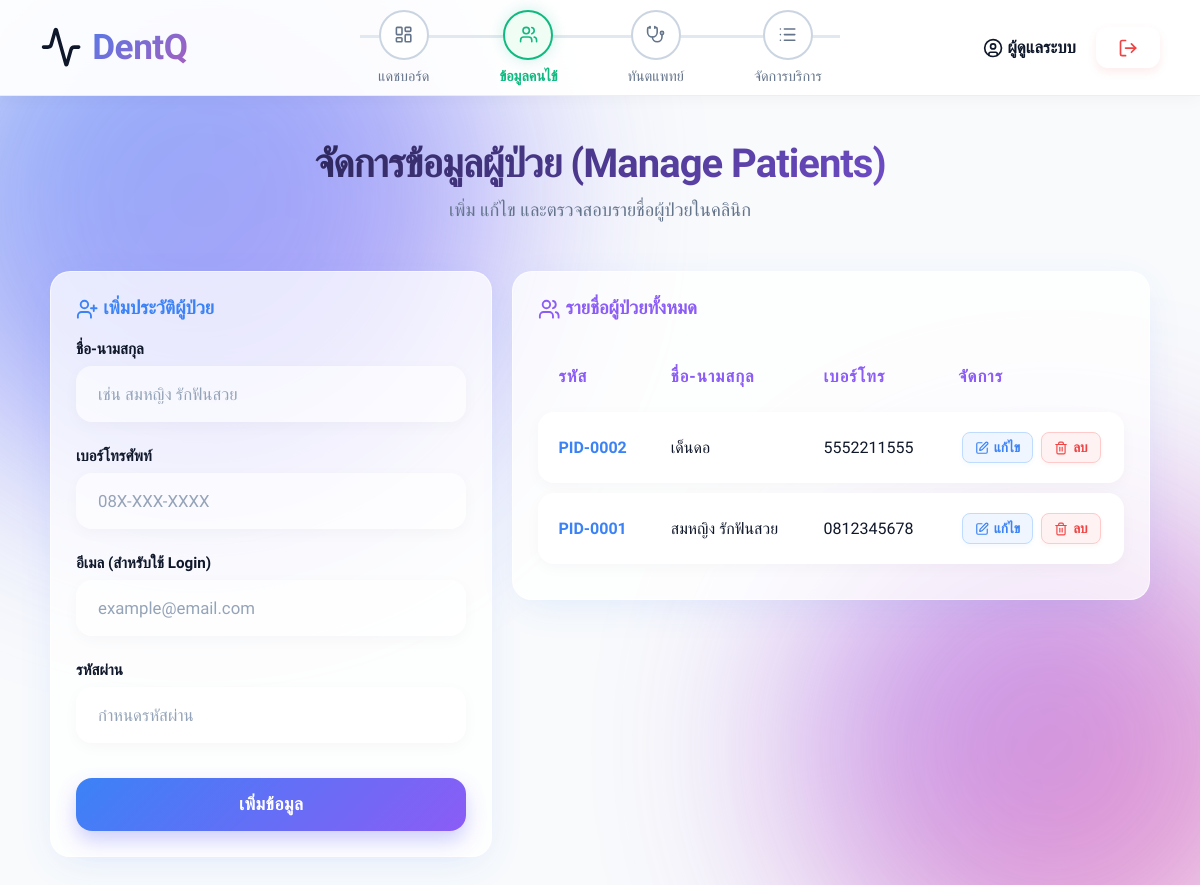
Screenshot of /patient_manage.php (signed in) with the database file from the repository.
### tables this page shows
CREATE TABLE `patient` (
  `Patient_ID` int(11) NOT NULL,
  `Name_Surname` varchar(100) NOT NULL,
  `Phone` varchar(20) DEFAULT NULL,
  `Email` varchar(100) NOT NULL,
  `Password` varchar(255) NOT NULL
);

### patient_manage.php (the view, shortened to what this page needs)
<?php
require_once '../includes/db.php';
$edit_data = null;
$result = $conn->query("SELECT * FROM Patient ORDER BY Patient_ID DESC");
include '../includes/header.php';
?>
<div class="dashboard-header">
    <h2>จัดการข้อมูลผู้ป่วย (Manage Patients)</h2>
    <p>เพิ่ม แก้ไข และตรวจสอบรายชื่อผู้ป่วยในคลินิก</p>
</div>
<div style="display: flex; gap: 20px; align-items: flex-start; max-width: 1100px; margin: 0 auto;">
    <div class="booking-container" style="flex: 1;">
        <?php if($edit_data): ?>
            <h3 style="color: var(--primary); margin-bottom: 20px;"><i data-lucide="user-pen"></i> แก้ไขข้อมูลผู้ป่วย</h3>
        <?php else: ?>
            <h3 style="color: var(--primary); margin-bottom: 20px;"><i data-lucide="user-plus"></i> เพิ่มประวัติผู้ป่วย</h3>
        <?php endif; ?>
        <form action="patient_manage.php" method="POST">
            <div class="input-group">
                <label>ชื่อ-นามสกุล</label>
                <input type="text" name="name" required placeholder="เช่น สมหญิง รักฟันสวย" value="<?php echo $edit_data ? htmlspecialchars($edit_data['Name_Surname']) : ''; ?>">
            </div>
            <div class="input-group">
                <label>เบอร์โทรศัพท์</label>
                <input type="text" name="phone" required placeholder="08X-XXX-XXXX" value="<?php echo $edit_data ? htmlspecialchars($edit_data['Phone']) : ''; ?>">
            </div>
            <div class="input-group">
                <label>อีเมล (สำหรับใช้ Login)</label>
                <input type="email" name="email" required placeholder="example@email.com" value="<?php echo $edit_data ? htmlspecialchars($edit_data['Email']) : ''; ?>">
            </div>
            <div class="input-group">
                <label>รหัสผ่าน</label>
                <input type="text" name="password" required placeholder="กำหนดรหัสผ่าน" value="<?php echo $edit_data ? htmlspecialchars($edit_data['Password']) : ''; ?>">
            </div>
            <?php if($edit_data): ?>
                <button type="submit" name="update_patient" class="btn" style="margin-top: 15px; background: linear-gradient(135deg, #10b981 0%, #059669 100%) !important;">บันทึกการแก้ไข</button>
                <a href="patient_manage.php" style="display: block; text-align: center; margin-top: 15px; color: var(--text-muted); text-decoration: none; font-weight: 500;">ยกเลิกการแก้ไข</a>
            <?php else: ?>
                <button type="submit" name="add_patient" class="btn" style="margin-top: 15px;">เพิ่มข้อมูล</button>
            <?php endif; ?>
        </form>
    </div>
    <div class="booking-container" style="flex: 1.5;">
        <h3 style="color: var(--secondary); margin-bottom: 20px;"><i data-lucide="users"></i> รายชื่อผู้ป่วยทั้งหมด</h3>
        <table style="width: 100%; border-collapse: collapse; text-align: left;">
            <thead>
                <tr style="border-bottom: 2px solid #e2e8f0; color: var(--text-muted);">
                    <th style="padding: 10px;">รหัส</th>
                    <th style="padding: 10px;">ชื่อ-นามสกุล</th>
                    <th style="padding: 10px;">เบอร์โทร</th>
                    <th style="padding: 10px;">จัดการ</th>
                </tr>
            </thead>
            <tbody>
                <?php if ($result->num_rows > 0): ?>
                    <?php while($row = $result->fetch_assoc()): ?>
                        <tr style="border-bottom: 1px solid #f1f5f9;">
                            <td style="padding: 10px; font-weight: 600; color: var(--primary);">PID-<?php echo str_pad($row['Patient_ID'], 4, '0', STR_PAD_LEFT); ?></td>
                            <td style="padding: 10px;"><?php echo htmlspecialchars($row['Name_Surname']); ?></td>
                            <td style="padding: 10px;"><?php echo htmlspecialchars($row['Phone']); ?></td>
                            <td style="padding: 10px;">
                                <div style="display: flex; justify-content: center; gap: 8px;">
                                    <a href="patient_manage.php?edit_id=<?php echo $row['Patient_ID']; ?>"
                                       title="แก้ไขข้อมูล"
                                       style="display: inline-flex; align-items: center; justify-content: center; padding: 6px 12px; background: #eff6ff; color: #3b82f6; border: 1px solid #bfdbfe; border-radius: 8px; text-decoration: none; font-size: 0.85rem; font-weight: 600; box-shadow: 0 2px 4px rgba(59,130,246,0.05);">
                                        <i data-lucide="edit" style="width: 14px; height: 14px; margin-right: 5px;"></i> แก้ไข
                                    </a>
                                    <a href="patient_manage.php?delete_id=<?php echo $row['Patient_ID']; ?>"
                                       onclick="return confirm('ยืนยันการลบข้อมูลผู้ป่วยรายนี้?');"
                                       title="ลบข้อมูล"
                                       style="display: inline-flex; align-items: center; justify-content: center; padding: 6px 12px; background: #fef2f2; color: #ef4444; border: 1px solid #fecaca; border-radius: 8px; text-decoration: none; font-size: 0.85rem; font-weight: 600; box-shadow: 0 2px 4px rgba(239,68,68,0.05);">
                                        <i data-lucide="trash-2" style="width: 14px; height: 14px; margin-right: 5px;"></i> ลบ
                                    </a>
                                </div>
                            </td>
                        </tr>
                    <?php endwhile; ?>
                <?php else: ?>
                    <tr>
                        <td colspan="4" style="padding: 15px; text-align: center; color: var(--text-muted);">ยังไม่มีข้อมูลผู้ป่วยในระบบ</td>
                    </tr>
                <?php endif; ?>
            </tbody>
        </table>
    </div>
</div>
<?php include '../includes/footer.php'; ?>

### style.css (style rules this page uses)
:root { --primary: #3b82f6; --primary-hover: #2563eb; --secondary: #8b5cf6; --accent: #ec4899; --bg-color: #f8fafc; --card-bg: rgba(255, 255, 255, 0.75); --card-border: rgba(255, 255, 255, 0.6); --text-main: #0f172a; --text-muted: #64748b; --shadow-soft: 0 10px 40px -10px rgba(59, 130, 246, 0.15); --shadow-hover: 0 20px 40px -5px rgba(139, 92, 246, 0.2); }
* { margin: 0; padding: 0; box-sizing: border-box; font-family: 'Prompt', 'Inter', sans-serif; }
.lucide { vertical-align: middle; width: 1.2em; height: 1.2em; }
body { background-color: var(--bg-color); color: var(--text-main); min-height: 100vh; display: flex; flex-direction: column; align-items: center; justify-content: center; overflow-x: hidden; position: relative; }
body::before, body::after { content: ''; position: fixed; border-radius: 50%; filter: blur(100px); z-index: -1; animation: blobMove 15s infinite alternate cubic-bezier(0.4, 0, 0.2, 1); opacity: 0.6; }
body::before { width: 600px; height: 600px; background: linear-gradient(135deg, var(--primary), var(--secondary)); top: -100px; left: -100px; }
body::after { width: 500px; height: 500px; background: linear-gradient(135deg, var(--secondary), var(--accent)); bottom: -100px; right: -100px; animation-delay: -5s; animation-duration: 20s; }
.input-group { margin-bottom: 25px; width: 100%; position: relative; }
.input-group label { display: block; margin-bottom: 8px; font-size: 0.95rem; color: var(--text-main); font-weight: 600; transition: color 0.3s; }
.input-group input, .input-group select, .input-group textarea { width: 100%; padding: 16px 20px; background: rgba(255, 255, 255, 0.6) !important; border: 2px solid transparent !important; border-radius: 16px !important; color: var(--text-main) !important; font-size: 1.05rem !important; outline: none !important; transition: all 0.3s cubic-bezier(0.4, 0, 0.2, 1) !important; box-shadow: 0 4px 15px rgba(0,0,0,0.03) !important; font-weight: 500; }
.input-group input::placeholder, .input-group textarea::placeholder { color: #94a3b8 !important; font-weight: 400; }
.btn { width: 100%; padding: 16px 24px; background: linear-gradient(135deg, var(--primary) 0%, var(--secondary) 100%) !important; color: #ffffff !important; border: none !important; border-radius: 16px !important; font-size: 1.1rem !important; font-weight: 700 !important; cursor: pointer !important; transition: all 0.3s cubic-bezier(0.4, 0, 0.2, 1) !important; box-shadow: 0 10px 20px rgba(99, 102, 241, 0.3) !important; margin-top: 10px !important; display: inline-block !important; text-align: center !important; text-decoration: none !important; letter-spacing: 0.5px; position: relative; overflow: hidden; z-index: 1; }
.btn::before { content: ''; position: absolute; top: 0; left: 0; width: 100%; height: 100%; background: linear-gradient(135deg, var(--secondary) 0%, var(--accent) 100%); opacity: 0; transition: opacity 0.3s ease; z-index: -1; }
.dashboard-header { text-align: center; margin-bottom: 50px; }
.dashboard-header h2 { font-size: 2.5rem; font-weight: 800; background: linear-gradient(135deg, var(--text-main), var(--secondary)); -webkit-background-clip: text; -webkit-text-fill-color: transparent; margin-bottom: 12px; letter-spacing: -1px; }
.dashboard-header p { color: var(--text-muted); font-size: 1.15rem; font-weight: 500; }
.booking-container { background: var(--card-bg) !important; backdrop-filter: blur(15px); border: 1px solid var(--card-border) !important; box-shadow: var(--shadow-soft) !important; border-radius: 20px !important; padding: 25px; }
table { width: 100%; border-collapse: separate !important; border-spacing: 0 10px !important; margin-top: 10px; }
thead th { font-weight: 700; color: var(--secondary) !important; padding: 16px 20px !important; border: none !important; text-align: left; font-size: 1.05rem; background: transparent !important; text-transform: uppercase; letter-spacing: 1px; }
tbody tr { background: #ffffff; box-shadow: 0 4px 15px rgba(0,0,0,0.03); border-radius: 16px; transition: all 0.3s ease; }
tbody td { padding: 20px !important; border: none !important; color: var(--text-main); font-size: 1rem; font-weight: 500; }
tbody td:first-child { border-top-left-radius: 16px; border-bottom-left-radius: 16px; }
tbody td:last-child { border-top-right-radius: 16px; border-bottom-right-radius: 16px; }

### rows the page displays
patient: Patient_ID "0002", Name_Surname "เด็นดอ", Phone "5552211555"
patient: Patient_ID "0001", Name_Surname "สมหญิง รักฟันสวย", Phone "0812345678"

### other values shown
$_SESSION['user_name'] "ผู้ดูแลระบบ"
